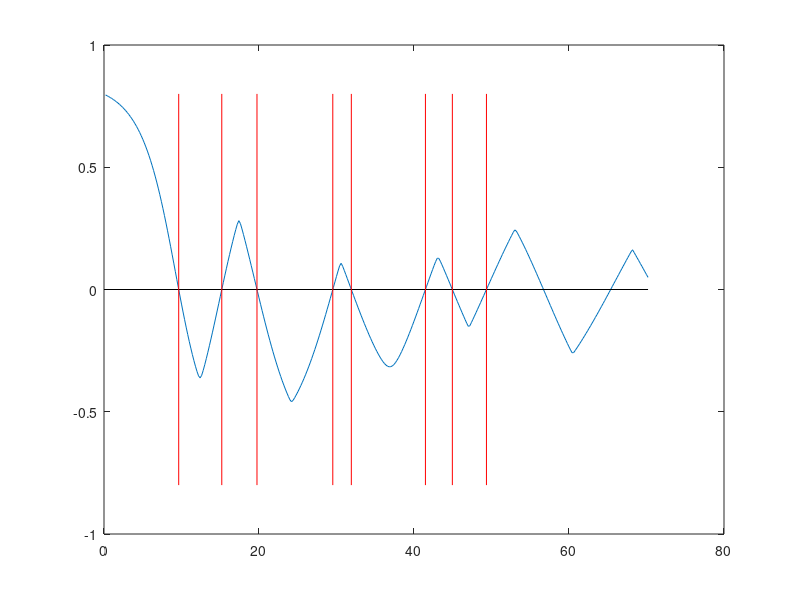

This figure's MATLAB source:
% Ldrum_modified.m - first K eigenvalues of Laplacian on L-shaped region
%
% This is a modified version of the "Ldrum" code by T. Betcke and
% L.N. Trefethen. The original computes the first few eigenvalues of
% the Laplacian on the L-shaped region by the method of particular
% solutions, using interior as well as boundary points.
%
% Original source:
%   T. Betcke and L. N. Trefethen, "Reviving the Method of Particular
%   Solutions," SIAM Review, vol. 47, no. 3, pp. 469-491, 2005.
%   DOI: 10.1137/S0036144503437336
%
% Modifications (relative to the original):
%   - parametrized by K, the number of eigenvalues wanted;
%   - the trial range lammax is sized automatically from Weyl's law
%     so that it is guaranteed to contain at least K eigenvalues;
%   - the accuracy parameter N grows with lammax so higher modes
%     stay resolved;
%   - the computed eigenvalues are collected, sorted, and the first K
%     are returned.

% --- Parameters ---
K = 8; % number of eigenvalues wanted

% Upper bound on lambda guaranteed to contain at least K eigenvalues.
% Weyl's law for the L-shape (area = 3): N(lambda) ~ area*lambda/(4*pi),
% so lambda_K ~ 4*pi*K/area.  A safety margin is added.
area = 3;
lammax = (4*pi/area)*K*1.5 + 20; % trial range upper limit

% Accuracy parameter, grown with lammax so high modes stay resolved.
N = max(36, ceil(6*sqrt(lammax))); % no. of terms in Bessel expansion
np = 2*N; % no. of boundary and interior pts
k = 1:N; % orders in Bessel expansion
t1 = 1.5*pi*(.5:np-.5)'/np; % angles of bndry pts
r1 = 1./max(abs(sin(t1)),abs(cos(t1))); % radii of bndry pts
t2 = 1.5*pi*rand(np,1); % angles of interior pts
r2 = rand(np,1)./max(abs(sin(t2)),abs(cos(t2))); % radii interior pts
t = [t1;t2]; r = [r1;r2]; % bndry and interior combined
lamvec = .2:.2:lammax; % trial values of lambda

% Compute subspace angles for various values of lambda:
S = [];
for lam = lamvec
A = sin(2*t*k/3).*bsxfun(@besselj, 2*k/3,sqrt(lam)*r); % CORRECTION TO NEWER MATLAB VERSION
[Q,R] = qr(A,0);
s = min(svd(Q(1:np,:))); % subspace angle for this lam
S = [S s];
end

% Convert to signed subspace angles:
I = 1:length(lamvec); % all lam points
J = I(2:end-1); % interior points
J = J( S(J)<S(J-1) & S(J)<S(J+1) ); % local minima
J = J + (S(J-1)>S(J+1)); % points where sign changes
K0 = 0*I;
K0(J) = 1;
S = S.*(-1).^cumsum(K0); % introduce sign flips

hold off, plot(lamvec,S), hold on % plot signed angle function
plot([0 max(lamvec)],[0 0],'-k') % plot lambda axis

% Find eigenvalues via local 9th-order interpolation:
evals = zeros(1,length(J));
for j = 1:length(J)
I = J(j)-5:J(j)+4;
evals(j) = polyval(polyfit(S(I)/norm(S(I)),lamvec(I),9),0);
end
evals = sort(evals); % ascending order

if length(evals) < K
warning('Only %d eigenvalues found below lambda = %.1f; increase K-range margin.', ...
        length(evals), lammax);
K = length(evals);
end
evals = evals(1:K); % keep the first K

disp(evals') % display the first K eigenvalues
for j = 1:K
plot(evals(j)*[1 1],.8*[-1 1],'r') % plot eigenvalue
end
